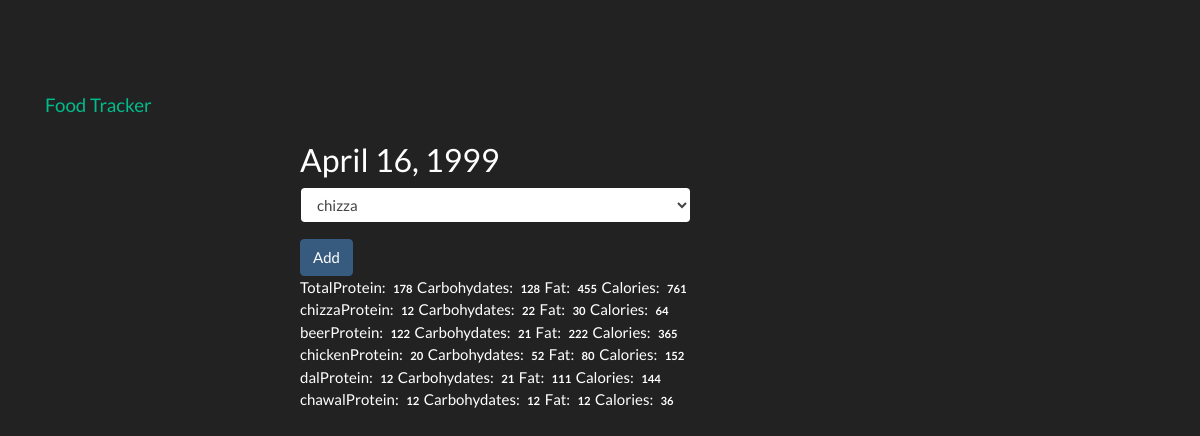
Page /view/19990416 on the committed database.
### tables this page shows
CREATE TABLE food(
	id integer primary key autoincrement,
	name text not null,
	protein integer not null,
	carbohydrates integer not null,
	fat integer not null,
	calories integer not null
);

### app.py (the view)
@app.route('/view/<date>', methods=['GET', 'POST']) #date is going to be 20170520
def view(date):
    db = get_db()
    cur = db.execute('select id, entry_date from log_date where entry_date = ?', [date])
    date_result = cur.fetchone()
    if request.method == 'POST':
        db.execute('insert into food_date (food_id, log_date_id) values (?, ?)', [request.form['food-select'], date_result['id']])
        db.commit()
    d = datetime.strptime(str(date_result['entry_date']), '%Y%m%d')
    pretty_date = datetime.strftime(d, '%B %d, %Y')
    food_cur = db.execute('select id, name from food')
    food_results = food_cur.fetchall()
    log_cur = db.execute('select food.name, food.protein, food.carbohydrates, food.fat, food.calories from log_date join food_date on food_date.log_date_id = log_date.id join food on food.id = food_date.food_id where log_date.entry_date = ?', [date])
    log_results = log_cur.fetchall()
    totals = {}
    totals['protein'] = 0
    totals['carbohydrates'] = 0
    totals['fat'] = 0
    totals['calories'] = 0
    for food in log_results:
        totals['protein'] += food['protein']
        totals['carbohydrates'] += food['carbohydrates']
        totals['fat'] += food['fat']
        totals['calories'] += food['calories']
    return render_template('day.html', entry_date=date_result['entry_date'], pretty_date=pretty_date, food_results=food_results, log_results=log_results, totals=totals)

### database.py (called while the page is built)
def connect_db():
    sql = sqlite3.connect('/home/praneet/Desktop/flask_all_files/food_tracker/food_log.db')
    sql.row_factory = sqlite3.Row
    return sql

def get_db():
    if not hasattr(g, 'sqlite_db'):
        g.sqlite_db = connect_db()
    return g.sqlite_db

### templates/day.html (shortened to what this page needs)
{% extends 'base.html' %}
{% block content %}
  <body>
    <nav class="navbar navbar-inverse navbar-fixed-top">
      <div class="container">
        <div class="navbar-header">
          <a class="navbar-brand" href="{{url_for('index')}}">Food Tracker</a>
        </div>
      </div>
    </nav>
    <div class="container theme-showcase col-sm-6 col-sm-offset-3" role="main">
      <div class="row">
        <div>
          <div class="panel panel-primary">
            <div class="panel-heading">
              <h3 class="panel-title">{{ pretty_date }}</h3>
            </div>
            <div class="panel-body">
              <form method="POST" action="{{ url_for('view', date=entry_date) }}">
                <div class="form-group">
                  <select class="form-control" name="food-select">
                    {% for food in food_results %}
                      <option value={{ food.id }}>{{ food.name }}</option>
                    {% endfor %}
                  </select>
                </div>
                <button type="submit" class="btn btn-primary">Add</button>
              </form>
              <ul class="nav nav-pills" role="tablist">
                <li class="active"><a>Total</a></li>
                <li><a>Protein: <span class="badge">{{ totals.protein }}</span></a></li>
                <li><a>Carbohydates: <span class="badge">{{ totals.carbohydrates }}</span></a></li>
                <li><a>Fat: <span class="badge">{{ totals.fat }}</span></a></li>
                <li><a>Calories: <span class="badge">{{ totals.calories }}</span></a></li>
              </ul>
            </div>
            {% for food in log_results %}
            <div class="panel-body">
              <ul class="nav nav-pills" role="tablist">
                <li class="active"><a>{{ food.name }}</a></li>
                <li><a>Protein: <span class="badge">{{ food.protein }}</span></a></li>
                <li><a>Carbohydates: <span class="badge">{{ food.carbohydrates }}</span></a></li>
                <li><a>Fat: <span class="badge">{{ food.fat }}</span></a></li>
                <li><a>Calories: <span class="badge">{{ food.calories }}</span></a></li>
              </ul>
            </div>
            {% endfor %}
          </div>
        </div>
      </div>
    </div>
  </body>
{% endblock %}

### static/theme.css (style rules this page uses)
body { padding-top: 70px; padding-bottom: 30px; }

### rows in the picture
food: name "chizza", protein "12", carbohydrates "22", fat "30", calories "64"
food: name "beer", protein "122", carbohydrates "21", fat "222", calories "365"
food: name "chicken", protein "20", carbohydrates "52", fat "80", calories "152"
food: name "dal", protein "12", carbohydrates "21", fat "111", calories "144"
food: name "chawal", protein "12", carbohydrates "12", fat "12", calories "36"

### other values in the picture
{{ pretty_date }} "April 16, 1999"
{{ totals.protein }} "178"
{{ totals.carbohydrates }} "128"
{{ totals.fat }} "455"
{{ totals.calories }} "761"
form field food-select "chizza"
